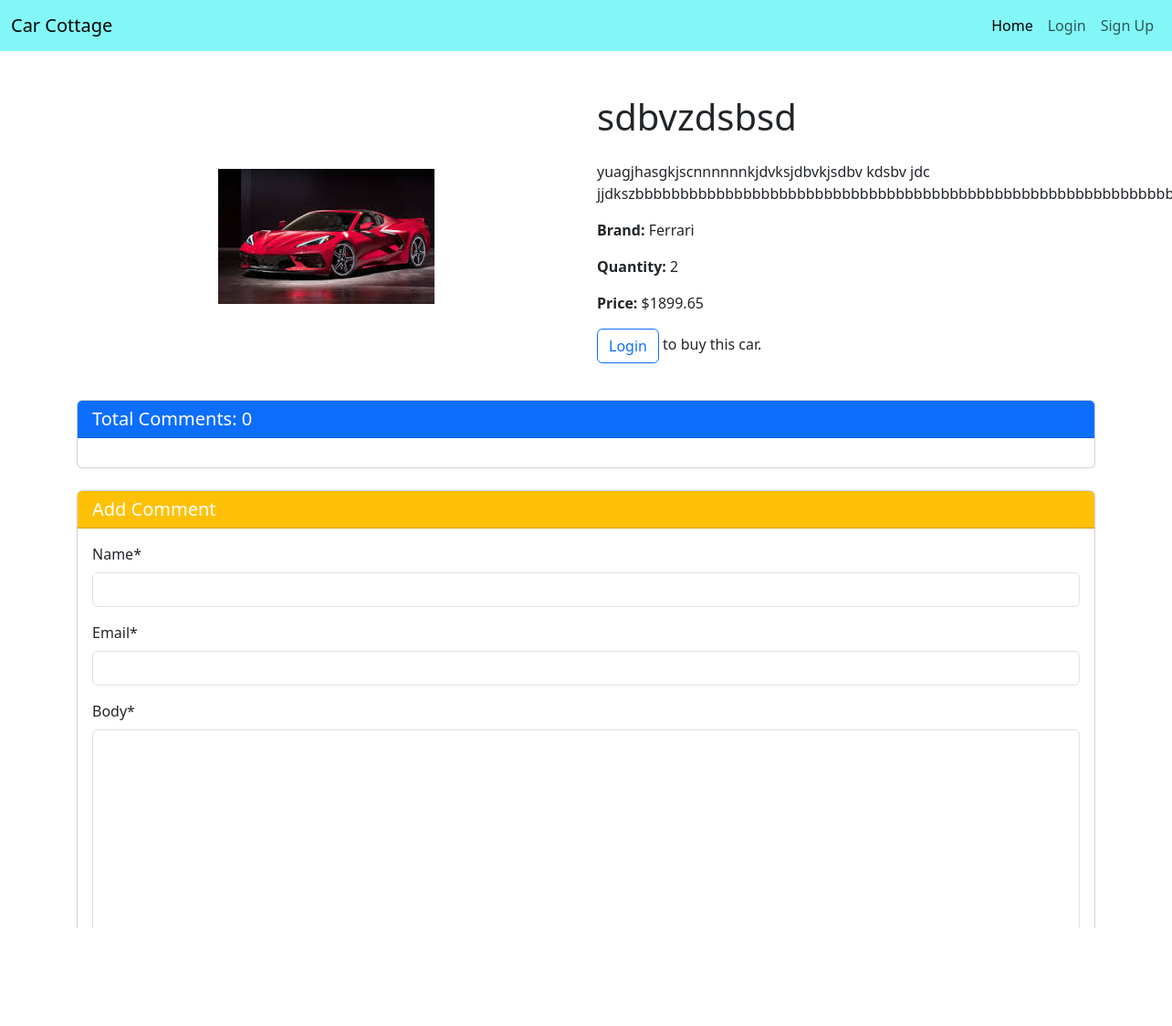
Screenshot of /cars/car_detail/1/ with the database file from the repository.
### cars/models.py (models this page shows, shortened)
class Car(models.Model):
    brand = models.ForeignKey(Brands, on_delete=models.CASCADE)
    name = models.CharField(max_length=100)
    description = models.TextField()
    image = models.ImageField(upload_to='cars/media/uploads', blank=True, null=True)
    price = models.FloatField()
    quantity = models.PositiveIntegerField(default=0)
    author = models.ForeignKey(User, on_delete=models.CASCADE)
    buy = models.ManyToManyField(User, related_name='bought_cars', blank=True)

### brands/models.py (models this page shows, shortened)
class Brands(models.Model):
    name = models.CharField(max_length=100)

### cars/views.py (the view, shortened to what this page needs)
# urls.py: path('car_detail/<int:car_id>/', views.car_detail, name='car_detail'),
def car_detail(request, car_id):
    car = models.Car.objects.get(id=car_id)
    comments = models.Comment.objects.filter(car=car)
    comment_form = forms.CommentForm()
    return render(request, 'detail_of_car.html', {'car': car, 'comments': comments, 'comment_form': comment_form})

### cars/forms.py
class CommentForm(forms.ModelForm):
    class Meta:
        model = models.Comment
        fields = ['name', 'email', 'body']

### cars/templates/detail_of_car.html (shortened to what this page needs)
{% extends 'base.html' %}
{% load crispy_forms_tags %}
{% block content %}
<div class="container mt-5">
    <div class="row">
        <div class="col-md-6 d-flex align-items-center justify-content-center">
            {% if car.image %}
                <img src="{{ car.image.url }}" alt="{{ car.name }} Image" class="img-fluid">
            {% else %}
                <p>No image available.</p>
            {% endif %}
        </div>
        <div class="col-md-6">
            <h1 class="mb-4">{{ car.name }}</h1>
            <p>{{ car.description }}</p>
            <p><strong>Brand:</strong> {{ car.brand.name }}</p>
            <p><strong>Quantity:</strong> {{ car.quantity }}</p>
            <p><strong>Price:</strong> ${{ car.price }}</p>
            {% if user.is_authenticated %}
                <form method="post" action="" class="mt-3">
                    {% csrf_token %}
                    <div class="text-center mb-3">
                        <button name="buy_now" type="submit" class="btn btn-primary">Buy Now</button>
                    </div>
                </form>
            {% else %}
                <p class="mt-3"><a href="{% url 'login' %}" class="btn btn-outline-primary">Login</a> to buy this car.</p>
            {% endif %}
        </div>
    </div>
    <div class="card mt-4">
        <h5 class="card-header bg-primary text-white">Total Comments: {{ comments | length }}</h5>
        <div class="card-body">
        </div>
    </div>
    <div class="card mt-4">
        <div class="card-header bg-warning text-white">
            <h5 class="mb-0">Add Comment</h5>
        </div>
        <div class="card-body">
            <form method="post">
                {{ comment_form | crispy }}
                <button class="btn btn-warning">Submit</button>
            </form>
        </div>
    </div>
</div>
{% endblock %}

### rows the page displays
Car: image (picture), name "sdbvzdsbsd", description "yuagjhasgkjscnnnnnnkjdvksjdbvkjsdbv kdsbv jdc…", brand.name "Ferrari", quantity "2", price "1899.65"

### other values shown
{{ comments | length }} "0"
